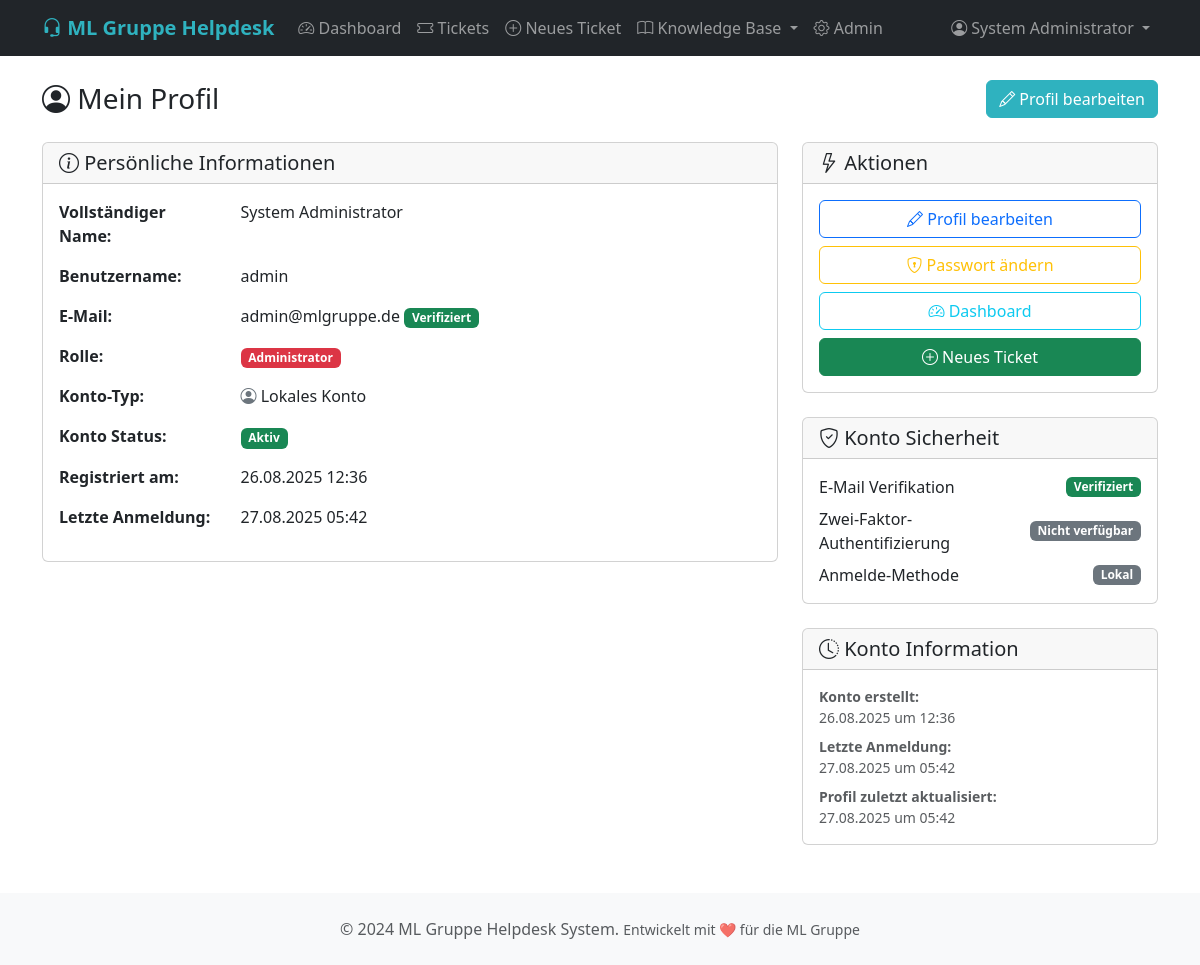
Before: /auth/profile (signed in) with the older database file.
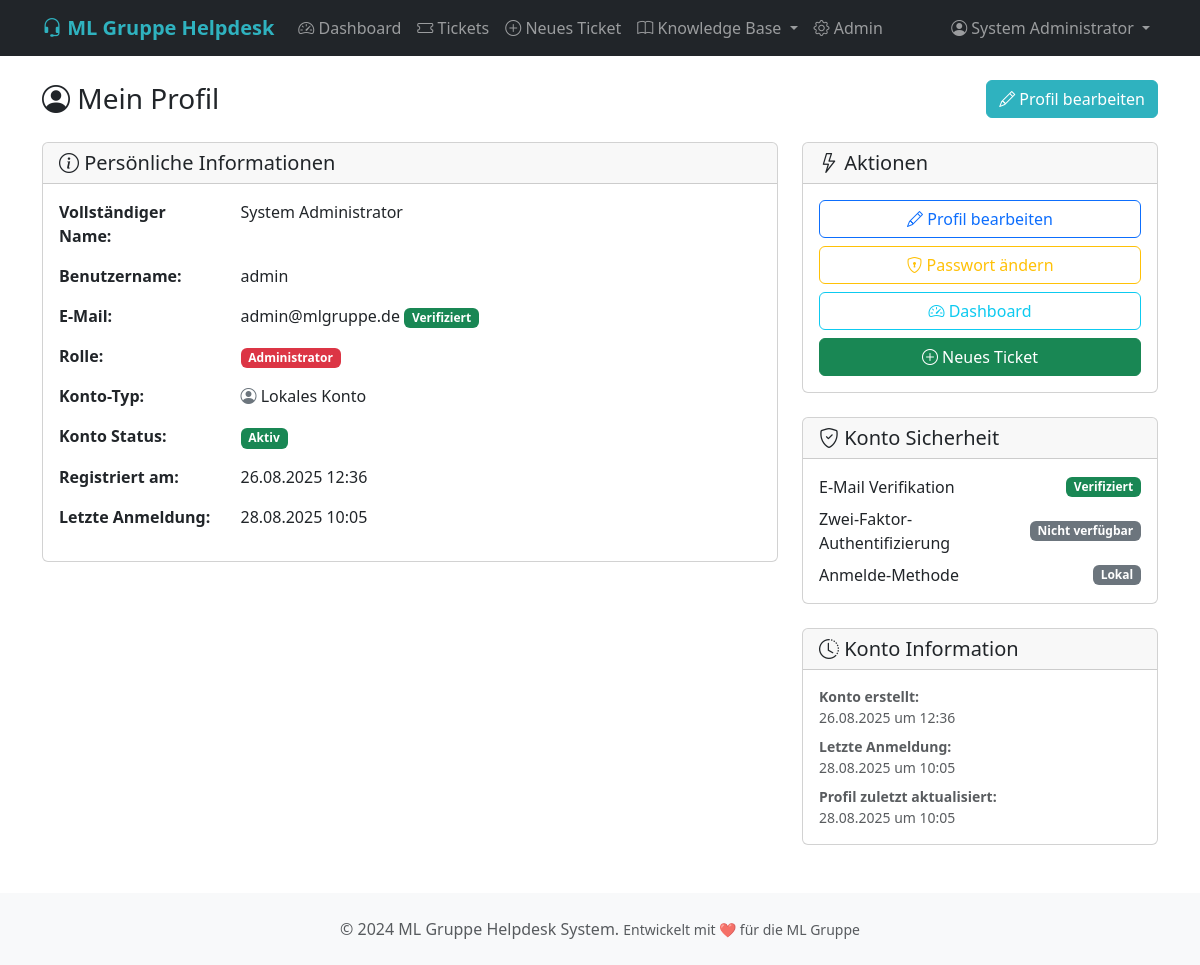
After: the same page with the newer database file.
### app/models/user.py (models this page shows, shortened)
class User(UserMixin, db.Model):
    __tablename__ = 'users'
    id = db.Column(db.Integer, primary_key=True)
    username = db.Column(db.String(80), unique=True, nullable=False, index=True)
    email = db.Column(db.String(120), unique=True, nullable=False, index=True)
    password_hash = db.Column(db.String(255))
    first_name = db.Column(db.String(100), nullable=False)
    last_name = db.Column(db.String(100), nullable=False)
    role = db.Column(db.String(20), nullable=False, default='customer', index=True)
    microsoft_id = db.Column(db.String(100), unique=True, nullable=True)
    microsoft_token = db.Column(db.Text, nullable=True)
    phone = db.Column(db.String(20))
    department = db.Column(db.String(100))
    location = db.Column(db.String(100))
    is_active = db.Column(db.Boolean, default=True, index=True)
    email_verified = db.Column(db.Boolean, default=False)
    last_login = db.Column(db.DateTime, default=datetime.utcnow)
    created_at = db.Column(db.DateTime, default=datetime.utcnow, index=True)
    updated_at = db.Column(db.DateTime, default=datetime.utcnow, onupdate=datetime.utcnow)
    created_tickets = db.relationship('Ticket', foreign_keys='Ticket.created_by', backref='creator', lazy='dynamic')
    assigned_tickets = db.relationship('Ticket', foreign_keys='Ticket.assigned_to', backref='assignee', lazy='dynamic')
    comments = db.relationship('TicketComment', backref='author', lazy='dynamic')
    audit_logs = db.relationship('AuditLog', backref='user', lazy='dynamic')
    @property
    def full_name(self):
        return f"{self.first_name} {self.last_name}"

### app/auth/routes.py (the view)
@bp.route('/profile')
@login_required
def profile():
    return render_template('auth/profile.html', title='Profile')

### app/__init__.py (called while the page is built)
@login_manager.user_loader
def load_user(user_id):
    from app.models.user import User
    return User.query.get(int(user_id))

### app/templates/auth/profile.html (shortened to what this page needs)
{% extends "base.html" %}
{% block content %}
<div class="d-flex justify-content-between align-items-center mb-4">
    <h1 class="h3 mb-0">
        <i class="bi bi-person-circle"></i> Mein Profil
    </h1>
    <a href="{{ url_for('auth.edit_profile') }}" class="btn btn-primary">
        <i class="bi bi-pencil"></i> Profil bearbeiten
    </a>
</div>
<div class="row">
    <div class="col-md-8">
        <div class="card mb-4">
            <div class="card-header">
                <h5 class="card-title mb-0">
                    <i class="bi bi-info-circle"></i> Persönliche Informationen
                </h5>
            </div>
            <div class="card-body">
                <div class="row mb-3">
                    <div class="col-md-3"><strong>Vollständiger Name:</strong></div>
                    <div class="col-md-9">{{ current_user.full_name }}</div>
                </div>
                <div class="row mb-3">
                    <div class="col-md-3"><strong>Benutzername:</strong></div>
                    <div class="col-md-9">{{ current_user.username }}</div>
                </div>
                <div class="row mb-3">
                    <div class="col-md-3"><strong>E-Mail:</strong></div>
                    <div class="col-md-9">
                        {{ current_user.email }}
                        {% if current_user.email_verified %}
                            <span class="badge bg-success">Verifiziert</span>
                        {% else %}
                            <span class="badge bg-warning">Nicht verifiziert</span>
                        {% endif %}
                    </div>
                </div>
                <div class="row mb-3">
                    <div class="col-md-3"><strong>Rolle:</strong></div>
                    <div class="col-md-9">
                        {% if current_user.role == 'admin' %}
                            <span class="badge bg-danger">Administrator</span>
                        {% elif current_user.role == 'team_leader' %}
                            <span class="badge bg-warning">Team Leader</span>
                        {% elif current_user.role == 'support_agent' %}
                            <span class="badge bg-info">Support Agent</span>
                        {% elif current_user.role == 'customer' %}
                            <span class="badge bg-secondary">Kunde</span>
                        {% else %}
                            <span class="badge bg-light text-dark">{{ current_user.role.title() }}</span>
                        {% endif %}
                    </div>
                </div>
                <div class="row mb-3">
                    <div class="col-md-3"><strong>Konto-Typ:</strong></div>
                    <div class="col-md-9">
                        {% if current_user.microsoft_id %}
                            <i class="bi bi-microsoft text-primary"></i> Microsoft Account
                        {% else %}
                            <i class="bi bi-person-circle text-secondary"></i> Lokales Konto
                        {% endif %}
                    </div>
                </div>
                <div class="row mb-3">
                    <div class="col-md-3"><strong>Konto Status:</strong></div>
                    <div class="col-md-9">
                        {% if current_user.is_active %}
                            <span class="badge bg-success">Aktiv</span>
                        {% else %}
                            <span class="badge bg-danger">Inaktiv</span>
                        {% endif %}
                    </div>
                </div>
                <div class="row mb-3">
                    <div class="col-md-3"><strong>Registriert am:</strong></div>
                    <div class="col-md-9">{{ current_user.created_at.strftime('%d.%m.%Y %H:%M') }}</div>
                </div>
                {% if current_user.last_login %}
                <div class="row mb-3">
                    <div class="col-md-3"><strong>Letzte Anmeldung:</strong></div>
                    <div class="col-md-9">{{ current_user.last_login.strftime('%d.%m.%Y %H:%M') }}</div>
                </div>
                {% endif %}
            </div>
        </div>
    </div>
    <div class="col-md-4">
        <div class="card mb-4">
            <div class="card-header">
                <h5 class="card-title mb-0">
                    <i class="bi bi-lightning"></i> Aktionen
                </h5>
            </div>
            <div class="card-body">
                <div class="d-grid gap-2">
                    <a href="{{ url_for('auth.edit_profile') }}" class="btn btn-outline-primary">
                        <i class="bi bi-pencil"></i> Profil bearbeiten
                    </a>
                    {% if not current_user.microsoft_id %}
                    <a href="{{ url_for('auth.change_password') }}" class="btn btn-outline-warning">
                        <i class="bi bi-shield-lock"></i> Passwort ändern
                    </a>
                    {% endif %}
                    {% if current_user.role == 'customer' %}
                    <a href="{{ url_for('customer.my_tickets') }}" class="btn btn-outline-info">
                        <i class="bi bi-ticket"></i> Meine Tickets
                    </a>
                    {% elif current_user.role in ['support_agent', 'team_leader', 'admin'] %}
                    <a href="{{ url_for('tickets.dashboard') }}" class="btn btn-outline-info">
                        <i class="bi bi-speedometer2"></i> Dashboard
                    </a>
                    {% endif %}
                    <a href="{{ url_for('tickets.create_ticket') }}" class="btn btn-success">
                        <i class="bi bi-plus-circle"></i> Neues Ticket
                    </a>
                </div>
            </div>
        </div>
        <div class="card mb-4">
            <div class="card-header">
                <h5 class="card-title mb-0">
                    <i class="bi bi-shield-check"></i> Konto Sicherheit
                </h5>
            </div>
            <div class="card-body">
                <div class="d-flex justify-content-between align-items-center mb-2">
                    <span>E-Mail Verifikation</span>
                    {% if current_user.email_verified %}
                        <span class="badge bg-success">Verifiziert</span>
                    {% else %}
                        <span class="badge bg-warning">Ausstehend</span>
                    {% endif %}
                </div>
                <div class="d-flex justify-content-between align-items-center mb-2">
                    <span>Zwei-Faktor-Authentifizierung</span>
                    <span class="badge bg-secondary">Nicht verfügbar</span>
                </div>
                <div class="d-flex justify-content-between align-items-center">
                    <span>Anmelde-Methode</span>
                    {% if current_user.microsoft_id %}
                        <span class="badge bg-primary">Microsoft</span>
                    {% else %}
                        <span class="badge bg-secondary">Lokal</span>
                    {% endif %}
                </div>
            </div>
        </div>
        <div class="card">
            <div class="card-header">
                <h5 class="card-title mb-0">
                    <i class="bi bi-clock-history"></i> Konto Information
                </h5>
            </div>
            <div class="card-body">
                <small class="text-muted">
                    <div class="mb-2">
                        <strong>Konto erstellt:</strong><br>
                        {{ current_user.created_at.strftime('%d.%m.%Y um %H:%M') }}
                    </div>
                    {% if current_user.last_login %}
                    <div class="mb-2">
                        <strong>Letzte Anmeldung:</strong><br>
                        {{ current_user.last_login.strftime('%d.%m.%Y um %H:%M') }}
                    </div>
                    {% endif %}
                    <div>
                        <strong>Profil zuletzt aktualisiert:</strong><br>
                        {{ current_user.updated_at.strftime('%d.%m.%Y um %H:%M') }}
                    </div>
                </small>
            </div>
        </div>
    </div>
</div>
{% endblock %}

### app/templates/base.html (shortened to what this page needs)
<!DOCTYPE html>
<html lang="de">
<head>
    <link href="https://cdn.jsdelivr.net/npm/bootstrap@5.3.0/dist/css/bootstrap.min.css" rel="stylesheet">
    <link href="https://cdn.jsdelivr.net/npm/bootstrap-icons@1.11.0/font/bootstrap-icons.css" rel="stylesheet">
</head>
<body>
    <nav class="navbar navbar-expand-lg navbar-dark bg-dark">
        <div class="container">
            <a class="navbar-brand" href="{{ url_for('main.index') }}">
                <i class="bi bi-headset"></i> ML Gruppe Helpdesk
            </a>
            <div class="collapse navbar-collapse" id="navbarNav">
                <ul class="navbar-nav me-auto">
                    {% if current_user.is_authenticated %}
                        {% if current_user.role in ['admin', 'team_leader', 'support_agent'] %}
                            <li class="nav-item">
                                <a class="nav-link" href="{{ url_for('tickets.dashboard') }}">
                                    <i class="bi bi-speedometer2"></i> Dashboard
                                </a>
                            </li>
                            <li class="nav-item">
                                <a class="nav-link" href="{{ url_for('tickets.list_tickets') }}">
                                    <i class="bi bi-ticket"></i> Tickets
                                </a>
                            </li>
                        {% endif %}
                        <li class="nav-item">
                            <a class="nav-link" href="{{ url_for('tickets.create_ticket') }}">
                                <i class="bi bi-plus-circle"></i> Neues Ticket
                            </a>
                        </li>
                        <li class="nav-item dropdown">
                            <a class="nav-link dropdown-toggle" href="#" id="knowledgeDropdown" role="button" data-bs-toggle="dropdown">
                                <i class="bi bi-book"></i> Knowledge Base
                            </a>
                        </li>
                        {% if current_user.role == 'admin' %}
                            <li class="nav-item">
                                <a class="nav-link" href="{{ url_for('admin.dashboard') }}">
                                    <i class="bi bi-gear"></i> Admin
                                </a>
                            </li>
                        {% endif %}
                    {% endif %}
                </ul>
                <ul class="navbar-nav">
                    {% if current_user.is_authenticated %}
                        <li class="nav-item dropdown">
                            <a class="nav-link dropdown-toggle" href="#" id="navbarDropdown" role="button" data-bs-toggle="dropdown">
                                <i class="bi bi-person-circle"></i> {{ current_user.full_name }}
                            </a>
                        </li>
                    {% else %}
                        <li class="nav-item">
                            <a class="nav-link" href="{{ url_for('auth.login') }}">
                                <i class="bi bi-box-arrow-in-right"></i> Anmelden
                            </a>
                        </li>
                    {% endif %}
                </ul>
            </div>
        </div>
    </nav>
    <main class="container mt-4">
        {% block content %}{% endblock %}
    </main>
    <footer class="bg-light mt-5 py-4">
        <div class="container text-center">
            <p class="text-muted mb-0">
                &copy; 2024 ML Gruppe Helpdesk System.
                <small>Entwickelt mit ❤️ für die ML Gruppe</small>
            </p>
        </div>
    </footer>
</body>
</html>

### app/templates/base.html (style rules this page uses)
:root { --ml-primary: #2fb2bf; --ml-primary-dark: #058eab; --ml-secondary: #2172aa; --ml-accent: #ff9a38; --ml-dark: #0c437b; --ml-light: #f9f9fb; }
.navbar-brand { color: var(--ml-primary) !important; font-weight: bold; }
.btn-primary { background-color: var(--ml-primary); border-color: var(--ml-primary); }

Changed rows visible on the page:
changed User "System Administrator": last_login "27.08.2025 05:42" → "28.08.2025 10:05"; last_login "27.08.2025 um 05:42" → "28.08.2025 um 10:05"; updated_at "27.08.2025 um 05:42" → "28.08.2025 um 10:05"
